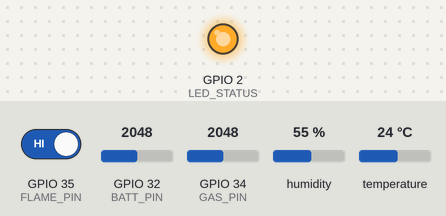
Recording of a sketch running on a simulated ESP32. On the bench: output pins drawn as LEDs (lit = HIGH). Inputs (shaded band) come from the test bench; at power-on: GPIO 35 (FLAME_PIN) HIGH, GPIO 32 (BATT_PIN) = 2048, GPIO 34 (GAS_PIN) = 2048, humidity 55 %, temperature 24 °C. WiFi joins after 1.5 s; servers stay silent unless stated; uploads are accepted with an empty reply; what the sketch prints to the serial monitor is not drawn.

Above: at 3.2 s.
3.3 s: GPIO 35 (FLAME_PIN) driven LOW
At 10.27 s:
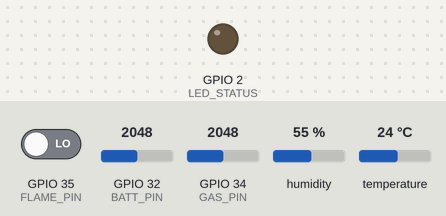
16.8 s: GPIO 35 (FLAME_PIN) driven HIGH
Timing chart, 0 to 31.8 s (numbered marks = the images above; inputs shaded):
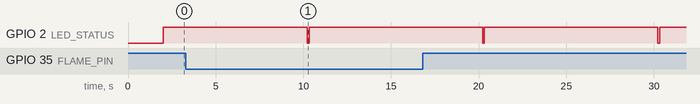

Measured:
- by itself, GPIO 2 (LED_STATUS): alternates HIGH for 9.9 s and LOW for 0.10 s

The sketch:

aegis_esp32.ino
```cpp
/**
 * AEGIS HSSE Platform — ESP32 Sensor Node
 * ==========================================
 * يرسل البيانات إلى: POST http://<SERVER_IP>:3000/api/devices/esp32/ingest
 *
 * المستشعرات المدعومة:
 *   - DHT22/DHT11     : درجة الحرارة والرطوبة
 *   - MQ-2/MQ-135     : مستوى الغاز (ppm)
 *   - KY-026 / IR     : كاشف الشعلة
 *   - MAX30100/AD8232  : تردد القلب (اختياري)
 *
 * المكتبات المطلوبة (في Arduino Library Manager):
 *   - WiFi (built-in ESP32)
 *   - HTTPClient (built-in ESP32)
 *   - ArduinoJson (بنسخة 6.x)
 *   - DHT sensor library (Adafruit)
 */

#include <WiFi.h>
#include <HTTPClient.h>
#include <ArduinoJson.h>
#include "DHT.h"

// ─── إعدادات Wi-Fi ──────────────────────────────────────────
const char* WIFI_SSID     = "Turki";         // ← اكتب اسم الشبكة
const char* WIFI_PASSWORD = "11111111";     // ← اكتب كلمة المرور

// ─── إعدادات AEGIS Server ──────────────────────────────────
const char* SERVER_IP     = "192.168.1.100";          // ← IP سيرفر AEGIS على الشبكة
const int   SERVER_PORT   = 3000;
const char* DEVICE_CODE   = "ESP32-001";              // ← رمز فريد لهذا الجهاز
const char* SITE_CODE     = "SITE-A";                 // ← رمز الموقع (اتركه "" إذا لا يوجد)
const char* DEVICE_SECRET = "";                       // ← قيمة DEVICE_INGEST_SECRET من .env

// ─── أرقام الـ Pins ─────────────────────────────────────────
#define DHT_PIN        4    // DHT22 — درجة الحرارة والرطوبة
#define DHT_TYPE       DHT22
#define GAS_PIN        34   // MQ-2 — Analog pin (GPIO34 = ADC1_6)
#define FLAME_PIN      35   // KY-026 — Digital output (LOW عند وجود شعلة)
#define BATT_PIN       32   // Voltage divider للبطارية (اختياري)
#define LED_STATUS     2    // LED مدمج في معظم لوحات ESP32

// ─── إعدادات التوقيت ────────────────────────────────────────
const unsigned long SEND_INTERVAL_MS = 10000;  // إرسال كل 10 ثوانٍ

// ─── عتبات التنبيه ──────────────────────────────────────────
const float GAS_ADC_WARNING  = 2000.0;  // قيمة ADC (0-4095) → 50 ppm تقريباً
const float GAS_ADC_CRITICAL = 3000.0;  // → 100 ppm تقريباً

// ─── تحويل ADC إلى ppm (تقريبي لـ MQ-2) ────────────────────
// هذه المعادلة تقريبية — يجب معايرة الحساس مع قياس مرجعي
float adcToPpm(int adc) {
  // ADC 0-4095 → 0-5V على 3.3V reference
  float voltage = adc * (3.3f / 4095.0f);
  // تحويل بسيط خطي (عدّل المعاملات حسب datasheet الحساس)
  return voltage * 200.0f;
}

// ─── كائنات المكتبات ─────────────────────────────────────────
DHT dht(DHT_PIN, DHT_TYPE);

unsigned long lastSendTime = 0;

// ════════════════════════════════════════════════════════════
void setup() {
  Serial.begin(115200);
  delay(500);
  Serial.println("\n=== AEGIS ESP32 Sensor Node ===");

  // إعداد الـ Pins
  pinMode(FLAME_PIN, INPUT);
  pinMode(LED_STATUS, OUTPUT);
  digitalWrite(LED_STATUS, LOW);

  // تهيئة DHT
  dht.begin();

  // الاتصال بـ Wi-Fi
  connectWiFi();
}

// ════════════════════════════════════════════════════════════
void loop() {
  // إعادة الاتصال إذا انقطع Wi-Fi
  if (WiFi.status() != WL_CONNECTED) {
    Serial.println("[WiFi] مقطوع — إعادة الاتصال...");
    connectWiFi();
    return;
  }

  unsigned long now = millis();
  if (now - lastSendTime >= SEND_INTERVAL_MS) {
    lastSendTime = now;
    readAndSend();
  }
}

// ════════════════════════════════════════════════════════════
void connectWiFi() {
  Serial.printf("[WiFi] الاتصال بـ %s ...\n", WIFI_SSID);
  WiFi.begin(WIFI_SSID, WIFI_PASSWORD);

  int attempts = 0;
  while (WiFi.status() != WL_CONNECTED && attempts < 20) {
    delay(500);
    Serial.print(".");
    attempts++;
  }

  if (WiFi.status() == WL_CONNECTED) {
    Serial.println();
    Serial.printf("[WiFi] ✓ متصل — IP: %s\n", WiFi.localIP().toString().c_str());
    digitalWrite(LED_STATUS, HIGH);
  } else {
    Serial.println("\n[WiFi] ✗ فشل الاتصال");
    digitalWrite(LED_STATUS, LOW);
  }
}

// ════════════════════════════════════════════════════════════
void readAndSend() {
  // --- قراءة الحساسات ---
  float temperature = dht.readTemperature();   // °C
  float humidity    = dht.readHumidity();      // %

  int   gasADC       = analogRead(GAS_PIN);    // 0-4095
  float gasLevel     = adcToPpm(gasADC);

  bool  flameDetected = (digitalRead(FLAME_PIN) == LOW);  // LOW = شعلة مكتشفة

  // قراءة البطارية (اختياري — حذف إذا لم يكن هناك مقسّم جهد)
  int   battADC      = analogRead(BATT_PIN);
  int   battPercent  = map(battADC, 2000, 3700, 0, 100);  // 3.0V→0%, 4.2V→100%
  battPercent = constrain(battPercent, 0, 100);

  // فحص صحة قراءة DHT
  if (isnan(temperature)) {
    Serial.println("[DHT] خطأ في القراءة — إعادة المحاولة لاحقاً");
    temperature = -999;
  }

  // --- طباعة للـ Serial Monitor ---
  Serial.println("\n── قراءة جديدة ──────────────────");
  Serial.printf("  درجة الحرارة : %.1f °C\n",   temperature);
  Serial.printf("  الرطوبة      : %.1f %%\n",    humidity);
  Serial.printf("  الغاز (ADC)  : %d → %.1f ppm\n", gasADC, gasLevel);
  Serial.printf("  الشعلة       : %s\n",          flameDetected ? "🔥 مكتشفة!" : "لا شيء");
  Serial.printf("  البطارية     : %d %%\n",       battPercent);

  // --- بناء JSON ---
  StaticJsonDocument<256> doc;
  doc["deviceCode"]    = DEVICE_CODE;
  doc["temperature"]   = round(temperature * 10.0) / 10.0;  // دقة عشرية واحدة
  doc["gasLevel"]      = round(gasLevel * 10.0) / 10.0;
  doc["flameDetected"] = flameDetected;
  doc["batteryPercent"]= battPercent;

  if (strlen(SITE_CODE) > 0) {
    doc["siteCode"] = SITE_CODE;
  }

  String payload;
  serializeJson(doc, payload);

  // --- HTTP POST ---
  String url = String("http://") + SERVER_IP + ":" + SERVER_PORT + "/api/devices/esp32/ingest";
  HTTPClient http;
  http.begin(url);
  http.addHeader("Content-Type", "application/json");

  if (strlen(DEVICE_SECRET) > 0) {
    http.addHeader("X-Device-Secret", DEVICE_SECRET);
  }

  Serial.printf("[HTTP] POST %s\n", url.c_str());
  int httpCode = http.POST(payload);

  if (httpCode > 0) {
    String response = http.getString();
    Serial.printf("[HTTP] ✓ كود: %d | رد: %s\n", httpCode, response.c_str());

    // وميض LED إذا نجح الإرسال
    digitalWrite(LED_STATUS, LOW);
    delay(100);
    digitalWrite(LED_STATUS, HIGH);
  } else {
    Serial.printf("[HTTP] ✗ خطأ: %s\n", http.errorToString(httpCode).c_str());
  }

  http.end();
}
```
